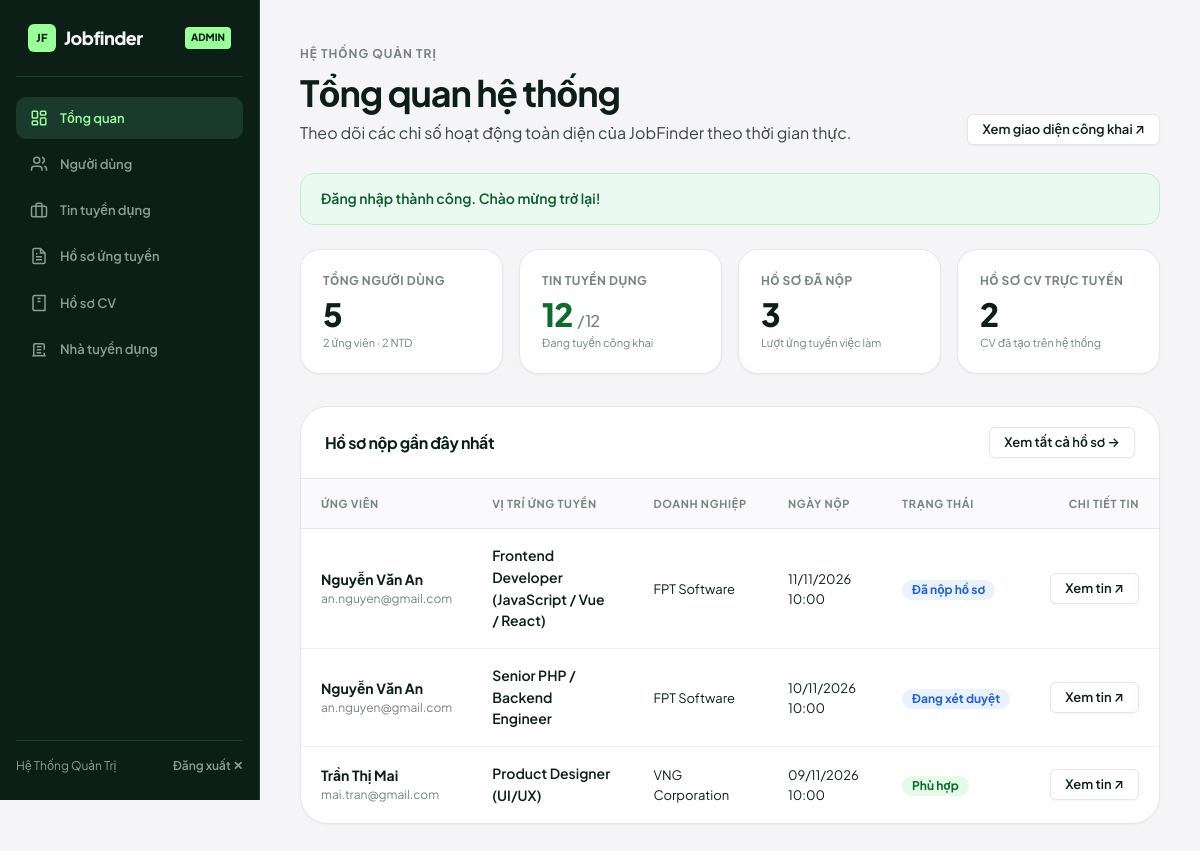
Page /admin/dashboard.php (signed in) on the committed database.
### tables this page shows
CREATE TABLE `applications` (
  `id` INT AUTO_INCREMENT PRIMARY KEY,
  `user_id` INT NOT NULL,
  `job_id` INT NOT NULL,
  `cv_id` INT NULL,
  `cover_letter` TEXT NULL,
  `status` VARCHAR(50) NOT NULL DEFAULT 'Đã nộp hồ sơ',
  `created_at` TIMESTAMP DEFAULT CURRENT_TIMESTAMP,
  `updated_at` TIMESTAMP NULL ON UPDATE CURRENT_TIMESTAMP,
  CONSTRAINT `fk_app_user` FOREIGN KEY (`user_id`) REFERENCES `users` (`id`) ON DELETE CASCADE,
  CONSTRAINT `fk_app_job` FOREIGN KEY (`job_id`) REFERENCES `jobs` (`id`) ON DELETE CASCADE,
  CONSTRAINT `fk_app_cv` FOREIGN KEY (`cv_id`) REFERENCES `cvs` (`id`) ON DELETE SET NULL,
  CONSTRAINT `uq_user_job` UNIQUE (`user_id`, `job_id`)
);

CREATE TABLE `users` (
  `id` INT AUTO_INCREMENT PRIMARY KEY,
  `name` VARCHAR(100) NOT NULL,
  `email` VARCHAR(100) NOT NULL UNIQUE,
  `role` ENUM('candidate', 'employer', 'admin') NOT NULL DEFAULT 'candidate',
  `password` VARCHAR(255) NOT NULL,
  `phone` VARCHAR(20) NULL,
  `avatar` VARCHAR(255) NULL,
  `is_active` TINYINT(1) NOT NULL DEFAULT 1,
  `created_at` TIMESTAMP DEFAULT CURRENT_TIMESTAMP
);

CREATE TABLE `jobs` (
  `id` INT AUTO_INCREMENT PRIMARY KEY,
  `employer_id` INT NULL,
  `title` VARCHAR(150) NOT NULL,
  `company` VARCHAR(100) NOT NULL,
  `location` VARCHAR(100) NOT NULL,
  `category` VARCHAR(100) NOT NULL,
  `salary` VARCHAR(100) NOT NULL,
  `salary_value` INT DEFAULT 0,
  `job_type` VARCHAR(50) NOT NULL DEFAULT 'Toàn thời gian',
  `experience` VARCHAR(50) NOT NULL DEFAULT 'Không yêu cầu',
  `description` TEXT NOT NULL,
  `requirements` TEXT NOT NULL,
  `deadline` DATE NULL,
  `views` INT NOT NULL DEFAULT 0,
  `status` VARCHAR(20) NOT NULL DEFAULT 'active',
  `created_at` TIMESTAMP DEFAULT CURRENT_TIMESTAMP,
  CONSTRAINT `fk_job_employer` FOREIGN KEY (`employer_id`) REFERENCES `users` (`id`) ON DELETE SET NULL
);

### admin/dashboard.php (the view, shortened to what this page needs)
<?php
require_once '../config/database.php';
$stats = [
    'total_users' => (int)$pdo->query("SELECT COUNT(*) FROM users")->fetchColumn(),
    'candidates'  => (int)$pdo->query("SELECT COUNT(*) FROM users WHERE role='candidate'")->fetchColumn(),
    'employers'   => (int)$pdo->query("SELECT COUNT(*) FROM users WHERE role='employer'")->fetchColumn(),
    'total_jobs'  => (int)$pdo->query("SELECT COUNT(*) FROM jobs")->fetchColumn(),
    'active_jobs' => (int)$pdo->query("SELECT COUNT(*) FROM jobs WHERE status='active'")->fetchColumn(),
    'total_apps'  => (int)$pdo->query("SELECT COUNT(*) FROM applications")->fetchColumn(),
    'total_cvs'   => (int)$pdo->query("SELECT COUNT(*) FROM cvs")->fetchColumn(),
];
$recent_apps = $pdo->query("
    SELECT a.id, a.created_at, a.status,
           u.name AS candidate_name, u.email AS candidate_email,
           j.id AS job_id, j.title AS job_title, j.company
    FROM applications a
    JOIN users u ON u.id = a.user_id
    JOIN jobs  j ON j.id = a.job_id
    ORDER BY a.created_at DESC
    LIMIT 8
")->fetchAll(PDO::FETCH_ASSOC);
?>
<!DOCTYPE html>
<html lang="vi">
<head>
    <link rel="stylesheet" href="../assets/css/style.css">
</head>
<body>
<div class="portal-layout">
    <?php include '../includes/admin-sidebar.php'; ?>
    <main class="portal-main">
        <div class="section-header" style="margin-bottom:28px;">
            <div>
                <span class="section-eyebrow">Hệ thống quản trị</span>
                <h1 class="section-title">Tổng quan hệ thống</h1>
                <p class="section-desc">Theo dõi các chỉ số hoạt động toàn diện của JobFinder theo thời gian thực.</p>
            </div>
            <a href="../index.php" target="_blank" class="btn btn-secondary btn-sm">Xem giao diện công khai ↗</a>
        </div>
        <?php if (!empty($_SESSION['flash_message'])): ?>
            <div class="flash-bar flash--<?= $_SESSION['flash_type'] ?? 'success' ?>">
                <?= htmlspecialchars($_SESSION['flash_message']) ?>
            </div>
        <?php endif; ?>
        <div class="stats-cards" style="grid-template-columns: repeat(auto-fit, minmax(180px, 1fr));">
            <div class="stat-box">
                <div class="stat-box__label">Tổng người dùng</div>
                <div class="stat-box__value"><?= $stats['total_users'] ?></div>
                <div style="font-size:11px; color:var(--muted); margin-top:4px;"><?= $stats['candidates'] ?> ứng viên &middot; <?= $stats['employers'] ?> NTD</div>
            </div>
            <div class="stat-box">
                <div class="stat-box__label">Tin tuyển dụng</div>
                <div class="stat-box__value" style="color:var(--status-success-text);"><?= $stats['active_jobs'] ?> <span style="font-size:16px; font-weight:500; color:var(--muted);">/ <?= $stats['total_jobs'] ?></span></div>
                <div style="font-size:11px; color:var(--muted); margin-top:4px;">Đang tuyển công khai</div>
            </div>
            <div class="stat-box">
                <div class="stat-box__label">Hồ sơ đã nộp</div>
                <div class="stat-box__value"><?= $stats['total_apps'] ?></div>
                <div style="font-size:11px; color:var(--muted); margin-top:4px;">Lượt ứng tuyển việc làm</div>
            </div>
            <div class="stat-box">
                <div class="stat-box__label">Hồ sơ CV trực tuyến</div>
                <div class="stat-box__value"><?= $stats['total_cvs'] ?></div>
                <div style="font-size:11px; color:var(--muted); margin-top:4px;">CV đã tạo trên hệ thống</div>
            </div>
        </div>
        <div class="table-card">
            <div style="padding:20px 24px; border-bottom:1px solid var(--line); display:flex; justify-content:space-between; align-items:center;">
                <h2 style="font-size:16px; font-weight:700;">Hồ sơ nộp gần đây nhất</h2>
                <a href="applications.php" class="btn btn-secondary btn-sm">Xem tất cả hồ sơ →</a>
            </div>
            <div class="table-responsive">
                <table class="data-table">
                    <thead>
                        <tr>
                            <th>Ứng viên</th>
                            <th>Vị trí ứng tuyển</th>
                            <th>Doanh nghiệp</th>
                            <th>Ngày nộp</th>
                            <th>Trạng thái</th>
                            <th style="text-align:right;">Chi tiết tin</th>
                        </tr>
                    </thead>
                    <tbody>
                        <?php if (!empty($recent_apps)): ?>
                            <?php foreach ($recent_apps as $app):
                                $status_badge_map = [
                                    'Đã nộp hồ sơ'  => 'badge--pending',
                                    'Đang xét duyệt' => 'badge--pending',
                                    'Phù hợp'        => 'badge--success',
                                    'Từ chối'        => 'badge--danger'
                                ];
                                $b_cls = $status_badge_map[$app['status']] ?? 'badge--pending';
                            ?>
                                <tr>
                                    <td>
                                        <div style="font-weight:700; color:var(--ink);">
                                            <?= htmlspecialchars($app['candidate_name']) ?>
                                        </div>
                                        <div style="font-size:12px; color:var(--muted);"><?= htmlspecialchars($app['candidate_email']) ?></div>
                                    </td>
                                    <td style="font-weight:600;">
                                        <?= htmlspecialchars($app['job_title']) ?>
                                    </td>
                                    <td class="text-muted text-sm">
                                        <?= htmlspecialchars($app['company']) ?>
                                    </td>
                                    <td class="text-muted text-sm">
                                        <?= date('d/m/Y H:i', strtotime($app['created_at'])) ?>
                                    </td>
                                    <td>
                                        <span class="badge <?= $b_cls ?>">
                                            <?= htmlspecialchars($app['status']) ?>
                                        </span>
                                    </td>
                                    <td style="text-align:right;">
                                        <a href="../job-detail.php?id=<?= (int)$app['job_id'] ?>" target="_blank" class="btn btn-secondary btn-sm">
                                            Xem tin ↗
                                        </a>
                                    </td>
                                </tr>
                            <?php endforeach; ?>
                        <?php endif; ?>
                    </tbody>
                </table>
            </div>
        </div>
    </main>
</div>
</body>
</html>

### rows in the picture
applications: user.name "Nguyễn Văn An", user.email "an.nguyen@gmail.com", job.title "Frontend Developer (JavaScript / Vue / React)", job.company "FPT Software", created_at "11/11/2026 10:00", status "Đã nộp hồ sơ"
applications: user.name "Nguyễn Văn An", user.email "an.nguyen@gmail.com", job.title "Senior PHP / Backend Engineer", job.company "FPT Software", created_at "10/11/2026 10:00", status "Đang xét duyệt"
applications: user.name "Trần Thị Mai", user.email "mai.tran@gmail.com", job.title "Product Designer (UI/UX)", job.company "VNG Corporation", created_at "09/11/2026 10:00", status "Phù hợp"

### other values in the picture
$_SESSION['user_name'] "Hệ Thống Quản Trị"
$_SESSION['flash_message'] "Đăng nhập thành công. Chào mừng trở lại!"
$stats['total_users'] "5"
$stats['candidates'] "2"
$stats['employers'] "2"
$stats['active_jobs'] "12"
$stats['total_jobs'] "12"
$stats['total_apps'] "3"
$stats['total_cvs'] "2"
